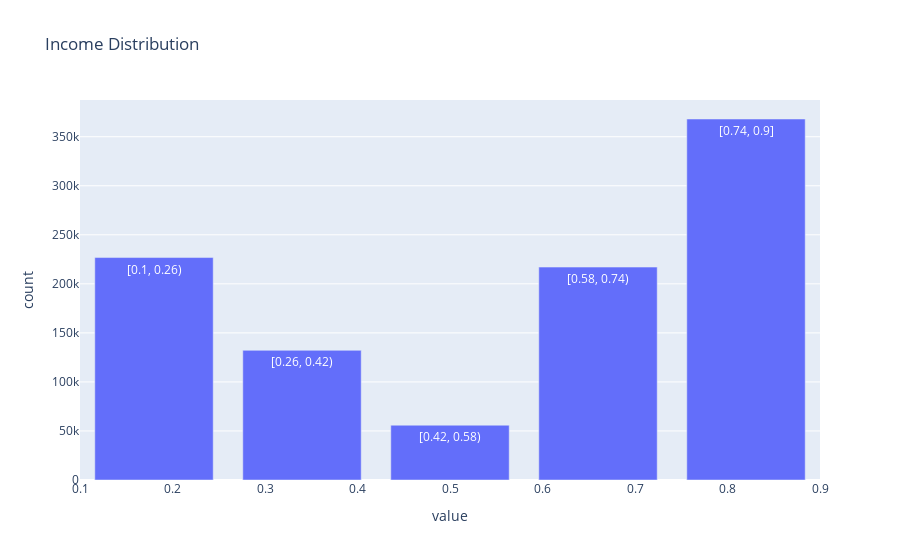

The notebook cell saved with this chart:
### Markdown cell above
### Numeric columns distribution

Numeric columns:
- income
- name_email_similarity
- prev_address_months_count
- current_address_months_count
- customer_age
- days_since_request
- intended_balcon_amount
- zip_count_4w
- velocity_6h
- velocity_24h
- velocity_4w
- bank_branch_count_8w
- date_of_birth_distinct_emails_4w
- credit_risk_score
- bank_months_count
- proposed_credit_limit
- session_length_in_minutes
- device_distinct_emails
- month

### Code cell
df.plot.hist(column="income", bins=5, title="Income Distribution")

### Figure 1 — Plotly figure (JSON) as saved in the notebook; plotly's stock layout.template omitted (floating-point values rounded to 4 significant figures)
{"data": [{"hovertemplate": "variable=income<br>value=%{text}<br>count=%{y}", "name": "income", "text": ["[0.1, 0.26)", "[0.26, 0.42)", "[0.42, 0.58)", "[0.58, 0.74)", "[0.74, 0.9]"], "type": "bar", "x": [0.18, 0.34, 0.5, 0.66, 0.82], "y": [226794, 132197, 55858, 217082, 368069]}], "layout": {"barmode": "stack", "title": {"text": "Income Distribution"}, "xaxis": {"title": {"text": "value"}}, "yaxis": {"title": {"text": "count"}}}}
